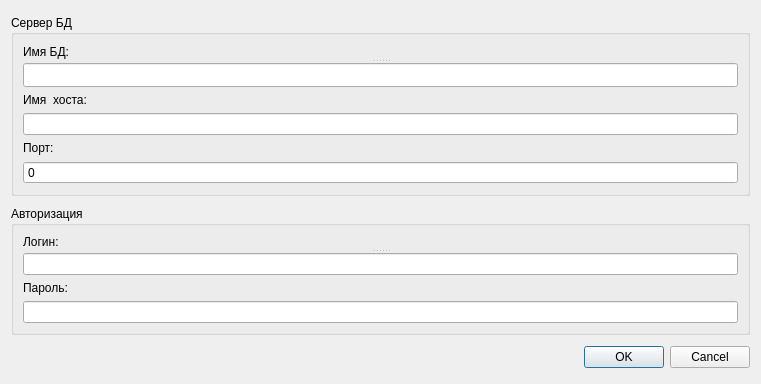
<?xml version="1.0" encoding="UTF-8"?>
<ui version="4.0">
 <class>Dialog</class>
 <widget class="QDialog" name="Dialog">
  <property name="geometry">
   <rect>
    <x>0</x>
    <y>0</y>
    <width>761</width>
    <height>384</height>
   </rect>
  </property>
  <property name="maximumSize">
   <size>
    <width>761</width>
    <height>384</height>
   </size>
  </property>
  <property name="windowTitle">
   <string>Dialog</string>
  </property>
  <layout class="QVBoxLayout" name="verticalLayout">
   <item>
    <widget class="QGroupBox" name="groupBox">
     <property name="minimumSize">
      <size>
       <width>0</width>
       <height>181</height>
      </size>
     </property>
     <property name="maximumSize">
      <size>
       <width>16777215</width>
       <height>181</height>
      </size>
     </property>
     <property name="title">
      <string>Сервер БД</string>
     </property>
     <layout class="QGridLayout" name="gridLayout">
      <item row="3" column="0">
       <widget class="QLabel" name="label">
        <property name="text">
         <string>Порт:</string>
        </property>
       </widget>
      </item>
      <item row="1" column="0">
       <widget class="QLabel" name="label_2">
        <property name="text">
         <string>Имя  хоста:</string>
        </property>
       </widget>
      </item>
      <item row="4" column="0">
       <widget class="QSpinBox" name="spinBox">
        <property name="buttonSymbols">
         <enum>QAbstractSpinBox::NoButtons</enum>
        </property>
       </widget>
      </item>
      <item row="2" column="0">
       <widget class="QLineEdit" name="lineEdit_2"/>
      </item>
      <item row="0" column="0">
       <widget class="QSplitter" name="splitter_3">
        <property name="orientation">
         <enum>Qt::Vertical</enum>
        </property>
        <widget class="QLabel" name="label_3">
         <property name="text">
          <string>Имя БД:</string>
         </property>
        </widget>
        <widget class="QLineEdit" name="lineEdit"/>
       </widget>
      </item>
     </layout>
    </widget>
   </item>
   <item>
    <widget class="QGroupBox" name="groupBox_2">
     <property name="minimumSize">
      <size>
       <width>0</width>
       <height>129</height>
      </size>
     </property>
     <property name="maximumSize">
      <size>
       <width>16777215</width>
       <height>129</height>
      </size>
     </property>
     <property name="title">
      <string>Авторизация</string>
     </property>
     <layout class="QGridLayout" name="gridLayout_2">
      <item row="0" column="0">
       <widget class="QSplitter" name="splitter">
        <property name="orientation">
         <enum>Qt::Vertical</enum>
        </property>
        <widget class="QLabel" name="label_4">
         <property name="text">
          <string>Логин:</string>
         </property>
        </widget>
        <widget class="QLineEdit" name="lineEdit_3"/>
       </widget>
      </item>
      <item row="1" column="0">
       <widget class="QLabel" name="label_5">
        <property name="text">
         <string>Пароль:</string>
        </property>
       </widget>
      </item>
      <item row="2" column="0">
       <widget class="QLineEdit" name="lineEdit_4"/>
      </item>
     </layout>
    </widget>
   </item>
   <item>
    <widget class="QDialogButtonBox" name="buttonBox">
     <property name="minimumSize">
      <size>
       <width>0</width>
       <height>24</height>
      </size>
     </property>
     <property name="maximumSize">
      <size>
       <width>16777215</width>
       <height>24</height>
      </size>
     </property>
     <property name="orientation">
      <enum>Qt::Horizontal</enum>
     </property>
     <property name="standardButtons">
      <set>QDialogButtonBox::Cancel|QDialogButtonBox::Ok</set>
     </property>
    </widget>
   </item>
  </layout>
 </widget>
 <resources/>
 <connections>
  <connection>
   <sender>buttonBox</sender>
   <signal>accepted()</signal>
   <receiver>Dialog</receiver>
   <slot>accept()</slot>
   <hints>
    <hint type="sourcelabel">
     <x>248</x>
     <y>254</y>
    </hint>
    <hint type="destinationlabel">
     <x>157</x>
     <y>274</y>
    </hint>
   </hints>
  </connection>
  <connection>
   <sender>buttonBox</sender>
   <signal>rejected()</signal>
   <receiver>Dialog</receiver>
   <slot>reject()</slot>
   <hints>
    <hint type="sourcelabel">
     <x>316</x>
     <y>260</y>
    </hint>
    <hint type="destinationlabel">
     <x>286</x>
     <y>274</y>
    </hint>
   </hints>
  </connection>
 </connections>
</ui>
